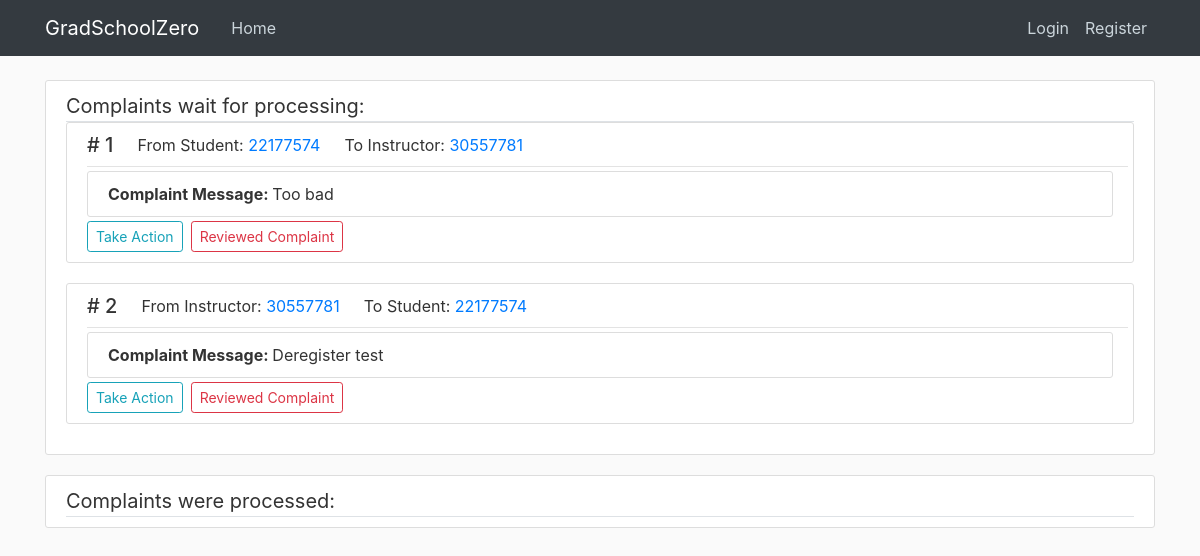
The page /complaint/list on the database as committed earlier.
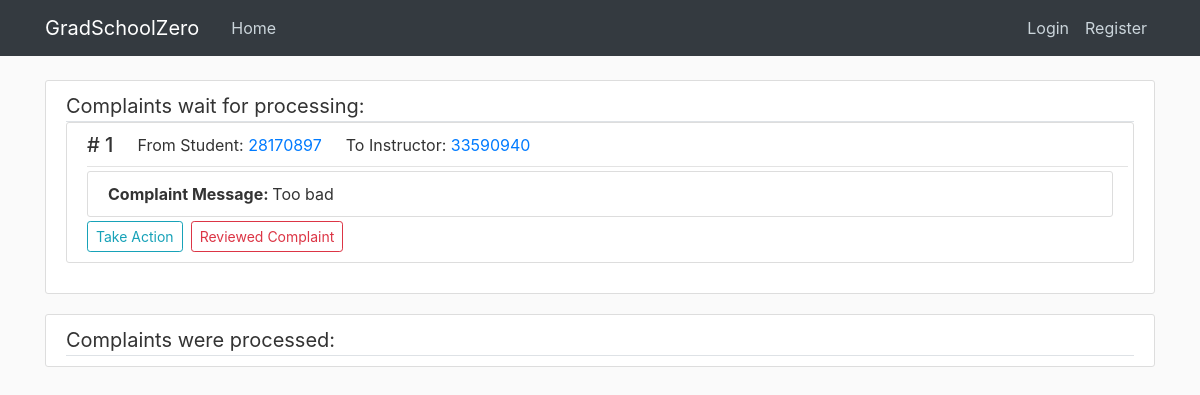
The same page on the database as committed later.
### cunyzero/models.py (models this page shows, shortened)
class Complaint(db.Model):
    id = db.Column(db.Integer, primary_key=True)
    complainerId = db.Column(db.Integer,db.ForeignKey('student.ownerId'), nullable=False)
    targetId = db.Column(db.Integer, db.ForeignKey('user.ownerId'))
    message = db.Column(db.Text, nullable=False, default='')
    processed = db.Column(db.Boolean, nullable=False, default=False) #check the complaint is processed by admin or not
    def getComplainer(self):
        user = User.query.filter(User.ownerId==self.complainerId).first()
        return user
    def getTarget(self):
        user = User.query.filter(User.ownerId==self.targetId).first()
        return user

class User(db.Model, UserMixin):
    id = db.Column(db.Integer, primary_key=True)
    username = db.Column(db.String(20), unique=True, nullable=False)
    image_file = db.Column(db.String(20), nullable=False, default='default.jpg')
    password = db.Column(db.String(60), nullable=False)
    role = db.Column(db.String(30), nullable=False, default='Visitor')
    ownerId = db.Column(db.Integer, db.ForeignKey('visitor.ownerId'), db.ForeignKey('admin.ownerId'), db.ForeignKey('student.ownerId'), db.ForeignKey('instructor.ownerId'))

### cunyzero/routes.py (the view, shortened to what this page needs)
@login_required
@app.route('/complaint/list', methods=['GET', 'POST'])
def complaint_manage():
    unprocessed_comp = Complaint.query.filter_by(processed=False)
    processed_comp = Complaint.query.filter_by(processed=True)
    complaint_id = request.form.get("Complaint")
    return render_template("complaint-manage.html", title="Complaint Management", unprocessed_comp=unprocessed_comp,
                           processed_comp=processed_comp)

### cunyzero/templates/complaint-manage.html (shortened to what this page needs)
{% extends "layout.html"%}
{% block content %}
    <div class="content-section">
        <div class="lead border-bottom">
            <strong>Complaints wait for processing:</strong>
        </div>
        {% for complaint in unprocessed_comp %}
            <article class="media content-section">
                <div class="media-body">
                    <div class="article-metadata row ml-0 center-block" display="block">
                        <div class="h5 mr-4">
                            # {{ complaint.id }}
                        </div>
                        <div class="mr-4">
                            From {{ complaint.getComplainer().role }}:
                            <a href="{{ url_for('individual_review',
                            role=complaint.getComplainer().role, owner_id=complaint.getComplainer().ownerId)}}"> {{ complaint.complainerId }} </a>
                        </div>
                        <div class="mr-4">
                            To {{ complaint.getTarget().role }}:
                            <a href="{{ url_for('individual_review',
                            role=complaint.getTarget().role, owner_id=complaint.getTarget().ownerId)}}"> {{ complaint.targetId }} </a>
                        </div>
                    </div>
                    <div class="content-section mb-1">
                        <strong>Complaint Message: </strong>
                        {{ complaint.message }}
                    </div>
                    <div class="row ml-0">
                        <div class="mr-2">
                            <a class="btn btn-outline-info btn-sm " href="{{ url_for('individual_review',
                            role=complaint.getTarget().role, owner_id=complaint.getTarget().ownerId)}}"> Take Action </a>
                        </div>
                        <form method="post">
                            <button class="btn btn-outline-danger btn-sm" name="Complaint" value="{{ complaint.id }}">
                                Reviewed Complaint
                            </button>
                        </form>
                    </div>
                </div>
            </article>
        {% endfor %}
    </div>
    <div class="content-section">
        <div class="lead border-bottom">
            <strong>Complaints were processed:</strong>
        </div>
    </div>
{% endblock content %}

### cunyzero/templates/layout.html (shortened to what this page needs)
<!DOCTYPE html>
<html lang="en">
<head>
    <link rel="stylesheet" href="https://maxcdn.bootstrapcdn.com/bootstrap/4.0.0/css/bootstrap.min.css">
    <link rel="stylesheet" type="text/css" href="{{ url_for('static', filename='main.css') }}">
    <link rel="stylesheet" type="text/css" href="{{ url_for('static', filename='uicons-regular-rounded.css') }}">
</head>
<body id="bootstrap-overrides">
    <header class="site-header">
        <nav class="navbar navbar-expand-md navbar-dark bg-dark fixed-top">
            <div class="container">
                <a class="navbar-brand mr-4" href="/">GradSchoolZero</a>
                <div class="collapse navbar-collapse" id="navbarToggle">
                    <div class="navbar-nav mr-auto">
                        <a class="nav-item nav-link" href="{{ url_for('home') }}">Home</a>
                    </div>
                    <div class="navbar-nav">
                        {% if current_user.is_authenticated %}
                            {% if current_user.role == 'Visitor' %}
                                <a class="nav-item nav-link" href="{{ url_for('enrollment_application') }}">Enrollment</a>
                                <a class="nav-item nav-link" href="{{ url_for('logout') }}">Logout</a>
                            {% else %}
                                <a class="nav-item nav-link" href="{{ url_for('account') }}">Account</a>
                                <a class="nav-item nav-link" href="{{ url_for('logout') }}">Logout</a>
                            {% endif %}
                        {% else %}
                            <a class="nav-item nav-link" href="{{ url_for('login') }}">Login</a>
                            <a class="nav-item nav-link" href="{{ url_for('register') }}">Register</a>
                        {% endif %}
                    </div>
                </div>
            </div>
        </nav>
    </header>
    <main role="main" class="container">
        <div class="row">
            <div class="col-md-12">
                {% block content %}{% endblock %}
            </div>
        </div>
    </main>
</body>
</html>

### cunyzero/static/main.css (style rules this page uses)
body { background: #fafafa; color: #333333; margin-top: 5rem; }
.site-header .navbar-nav .nav-link { color: #cbd5db; }
.content-section { background: #ffffff; padding: 10px 20px; border: 1px solid #dddddd; border-radius: 3px; margin-bottom: 20px; }
.article-metadata { padding-bottom: 1px; margin-bottom: 4px; border-bottom: 1px solid #e3e3e3 }

Rows that differ between the two databases and show on the page:
removed Complaint: id "2", getComplainer "Instructor", complainerId "30557781", getTarget "Student", targetId "22177574", message "Deregister test"
changed Complaint "Too bad": complainerId "22177574" → "28170897"; targetId "30557781" → "33590940"
